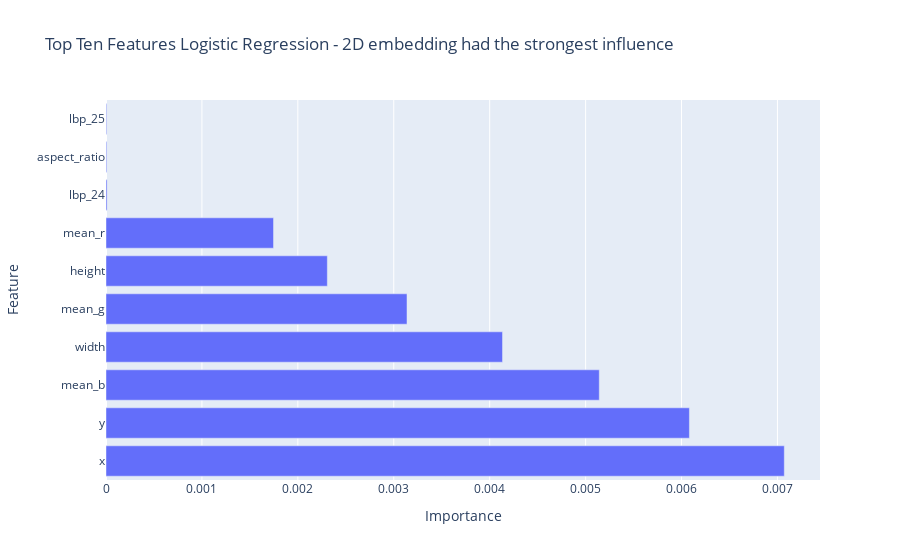

Here is the notebook cell this chart was saved with:
### Code cell
logistic_regression_importance = {
    "Feature": loaded_models["Logistic Regression"].feature_names_in_,
    "Importance": np.abs(loaded_models["Logistic Regression"].coef_[0]),
}
logistic_regression_importance_df = pd.DataFrame(logistic_regression_importance)

logistic_regression_importance_df = logistic_regression_importance_df.sort_values(
    "Importance", ascending=False
)
fig = px.bar(
    logistic_regression_importance_df[:10],
    x="Importance",
    y="Feature",
    orientation="h",
    title="Top Ten Features Logistic Regression - 2D embedding had the strongest influence",
)
fig.show()
fig.write_image("images/logistic_regression_top_features.png", width=1200, height=600)

### Figure 1 — Plotly figure (JSON) as saved in the notebook; plotly's stock layout.template omitted (floating-point values rounded to 4 significant figures)
{"data": [{"hovertemplate": "Importance=%{x}<br>Feature=%{y}<extra></extra>", "legendgroup": "", "marker": {"color": "#636efa", "pattern": {"shape": ""}}, "name": "", "orientation": "h", "showlegend": false, "textposition": "auto", "x": [0.007071, 0.006082, 0.005143, 0.004134, 0.003138, 0.002307, 0.001746, 1.132e-05, 7.855e-06, 7.002e-06], "xaxis": "x", "y": ["x", "y", "mean_b", "width", "mean_g", "height", "mean_r", "lbp_24", "aspect_ratio", "lbp_25"], "yaxis": "y", "type": "bar"}], "layout": {"xaxis": {"anchor": "y", "domain": [0.0, 1.0], "title": {"text": "Importance"}}, "yaxis": {"anchor": "x", "domain": [0.0, 1.0], "title": {"text": "Feature"}}, "legend": {"tracegroupgap": 0}, "title": {"text": "Top Ten Features Logistic Regression - 2D embedding had the strongest influence"}, "barmode": "relative"}}
